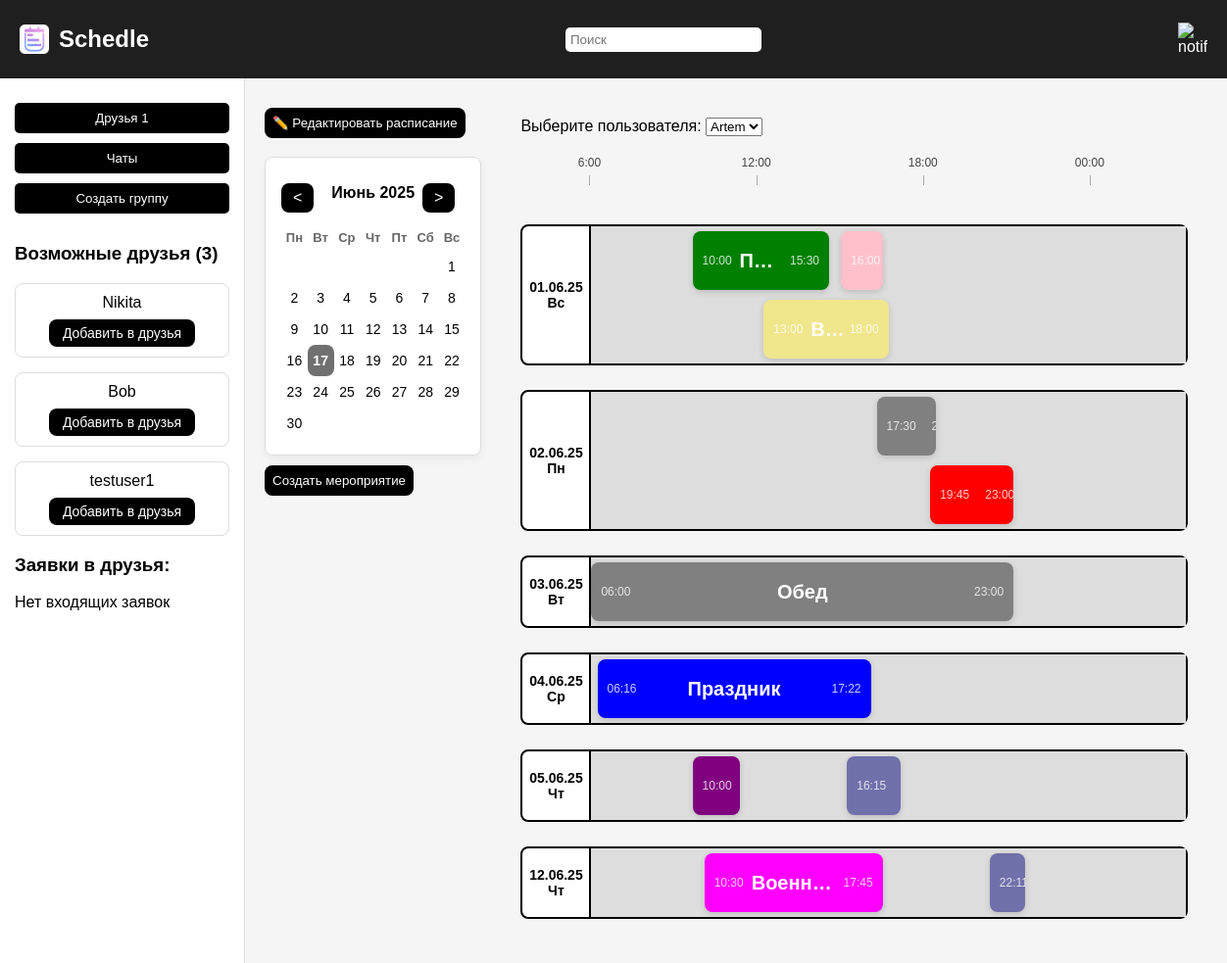
/ (signed in), run on an earlier commit of the app's database.
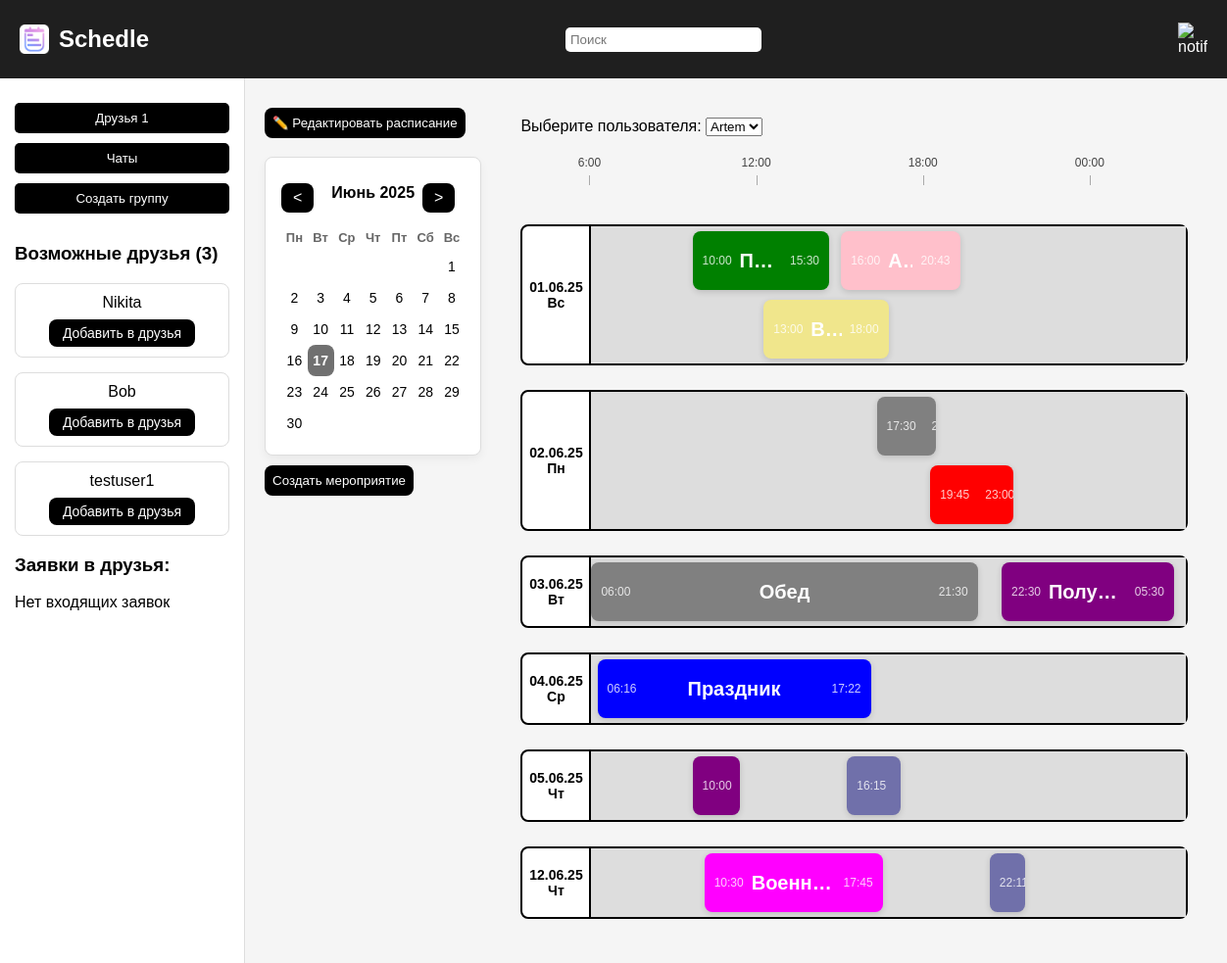
And on a later commit of the database.
### main/models.py (models this page shows, shortened)
class Event(models.Model):
    Title = models.CharField(max_length=40, blank=False, default='')
    Creator = models.ForeignKey(User, on_delete=models.CASCADE, related_name='created_events')
    StartTime = models.DateTimeField(blank=False)
    EndTime = models.DateTimeField(blank=False)
    Description = models.TextField(null=True, blank=True, default='')
    Colour = models.CharField(max_length=20, blank=True, default='grey')
    Participants = models.ManyToManyField(User, related_name="events")

### main/views.py (the view)
# urls.py: path('', main_page, name='main page'),
@login_required(login_url='login')
def main_page(request):
    current_user = request.user
    selected_user_id = request.GET.get('user_id')
    friends = current_user.Friends.all()
    incoming_requests = current_user.FriendshipRequests.all()
    if selected_user_id:
        try:
            selected_user = current_user.Friends.get(id=selected_user_id)
        except:
            selected_user = current_user
    else:
        selected_user = current_user
    all_users = [current_user] + list(current_user.Friends.all())
    possible_friends = User.objects.exclude(id=current_user.id)
    possible_friends_count = len(possible_friends) - len(friends)
    events_qs = Event.objects.filter(Creator=selected_user).order_by('StartTime')
    events_by_day = defaultdict(list)
    placed = defaultdict(list)
    levels_by_day = defaultdict(int)
    for e in events_qs:
        start_minutes = e.StartTime.hour * 60 + e.StartTime.minute
        end_minutes = e.EndTime.hour * 60 + e.EndTime.minute
        total_minutes = 24 * 60
        left = ((start_minutes - 360) / total_minutes) * 100
        width = ((end_minutes - start_minutes) / total_minutes) * 100
        if left < 0:
            left = 0
        if width < 0:
            width = (total_minutes - start_minutes + end_minutes) / total_minutes * 100
        if left + width > 100:
            width = 100 - left
        date_key = e.StartTime.date()
        level = 0
        for placed_event in placed[date_key]:
            if not (end_minutes <= placed_event['start'] or start_minutes >= placed_event['end']):
                if placed_event['level'] == level:
                    level += 1
        placed[date_key].append({'start': start_minutes, 'end': end_minutes, 'level': level})
        events_by_day[date_key].append({
            'Title': e.Title,
            'StartTime': e.StartTime,
            'EndTime': e.EndTime,
            'left': round(left),
            'width': round(width),
            'top': level * 70 + 5,
            'color': e.Colour
        })
        levels_by_day[date_key] = max(levels_by_day[date_key], level + 1)
    return render(request, 'MainPage.html', context={
        'user_list': all_users,
        'selected_user': selected_user,
        'events_by_day': dict(events_by_day),
        "friends": friends,
        'incoming_requests': incoming_requests,
        'possible_friends': possible_friends,
        'possible_friends_count': possible_friends_count,
        'max_top': dict((date, level * 70) for date, level in levels_by_day.items())
    })

### main/templatetags/custom_filters.py (called while the page is built)
@register.filter
def get_item(dictionary, key):
    return dictionary.get(key)

### templates/MainPage.html (shortened to what the changed rows need)
<!DOCTYPE html>
<html lang="ru">
{% load custom_filters %}
{% load static %}
<head>
</head>
<body>
  <header>
    <div class="logo">
      <h1>Schedle</h1>
    </div>
  </header>
  <div class="container">
    <div class="main">
      <div class="left-panel">
        <div class="calendar-container">
          <table class="calendar-table">
            <thead>
              <tr>
                <th>Пн</th>
                <th>Вт</th>
                <th>Ср</th>
                <th>Чт</th>
                <th>Пт</th>
                <th>Сб</th>
                <th>Вс</th>
              </tr>
            </thead>
          </table>
        </div>
      </div>
{% block content %}
<div class="right-panel">
  {% for date, events in events_by_day.items %}
    <div class="day-row">
      <div class="day-label">{{ date|date:"d.m.y" }} {{ date|date:"D" }}</div>
      <div class="events-row" style="height: {{ max_top|default_if_none:0|get_item:date }}px;">
        {% for event in events %}
          <div class="event-block"
               style="left: {{ event.left }}%;
               width: {{ event.width }}%;
               top: {{ event.top }}px;
               background-color: {{ event.color }};">
          <div class="event-time start">{{ event.StartTime|time:"H:i" }}</div>
          <div class="event-title">{{ event.Title }}</div>
          <div class="event-time end">{{ event.EndTime|time:"H:i" }}</div>
          </div>
        {% endfor %}
      </div>
    </div>
  {% empty %}
    <p>Нет событий</p>
  {% endfor %}
</div>
{% endblock %}
</html>

What changed in the data, as far as the page shows it:
now on this page (row edited): Event: StartTime "16:00", EndTime "20:43"
added Event: StartTime "22:30", Title "Полу…", EndTime "05:30"
Also different on the page:
list line gone: "06:00 Обед 23:00"
new list line: "06:00 Обед 21:30"
